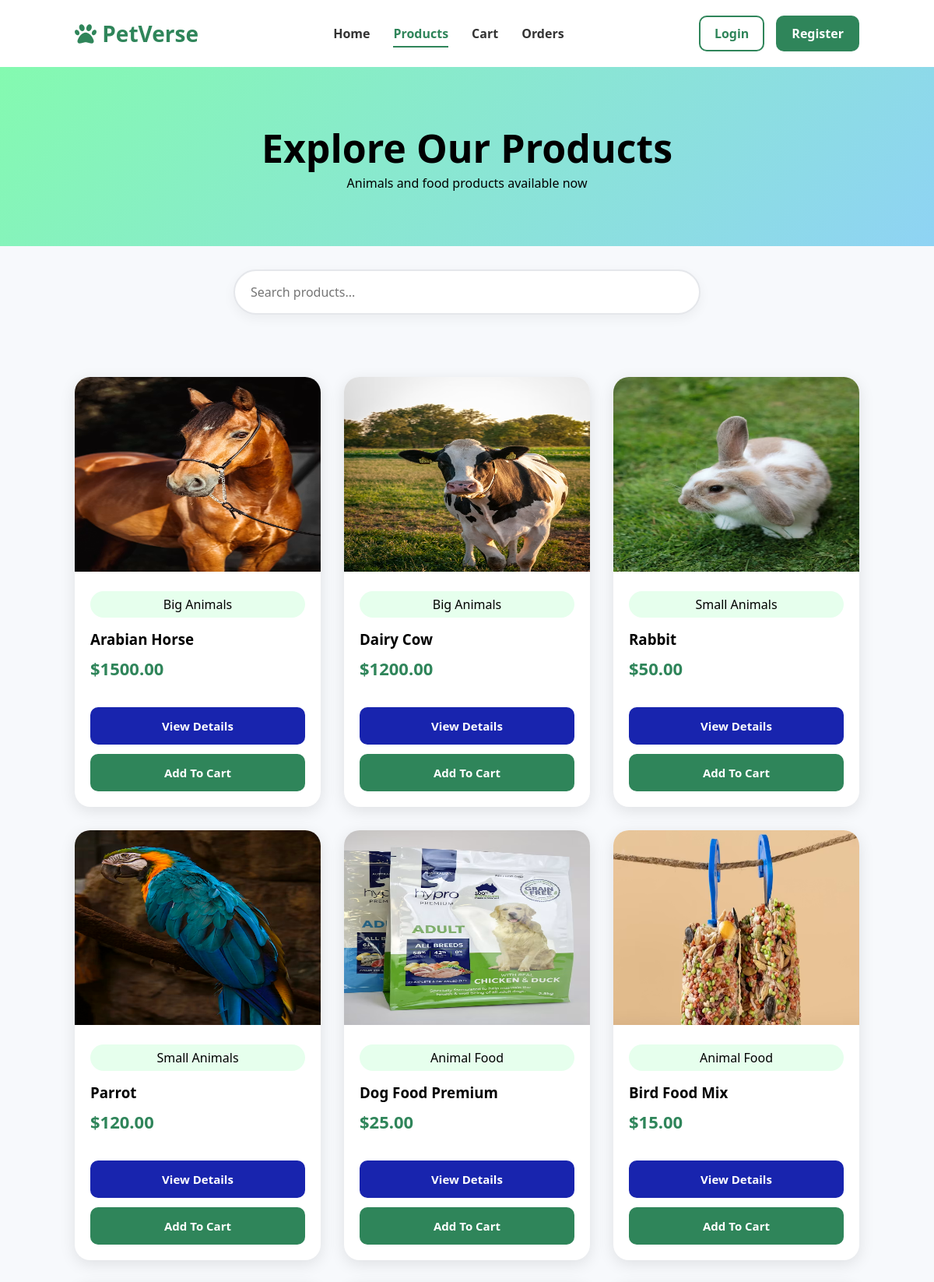
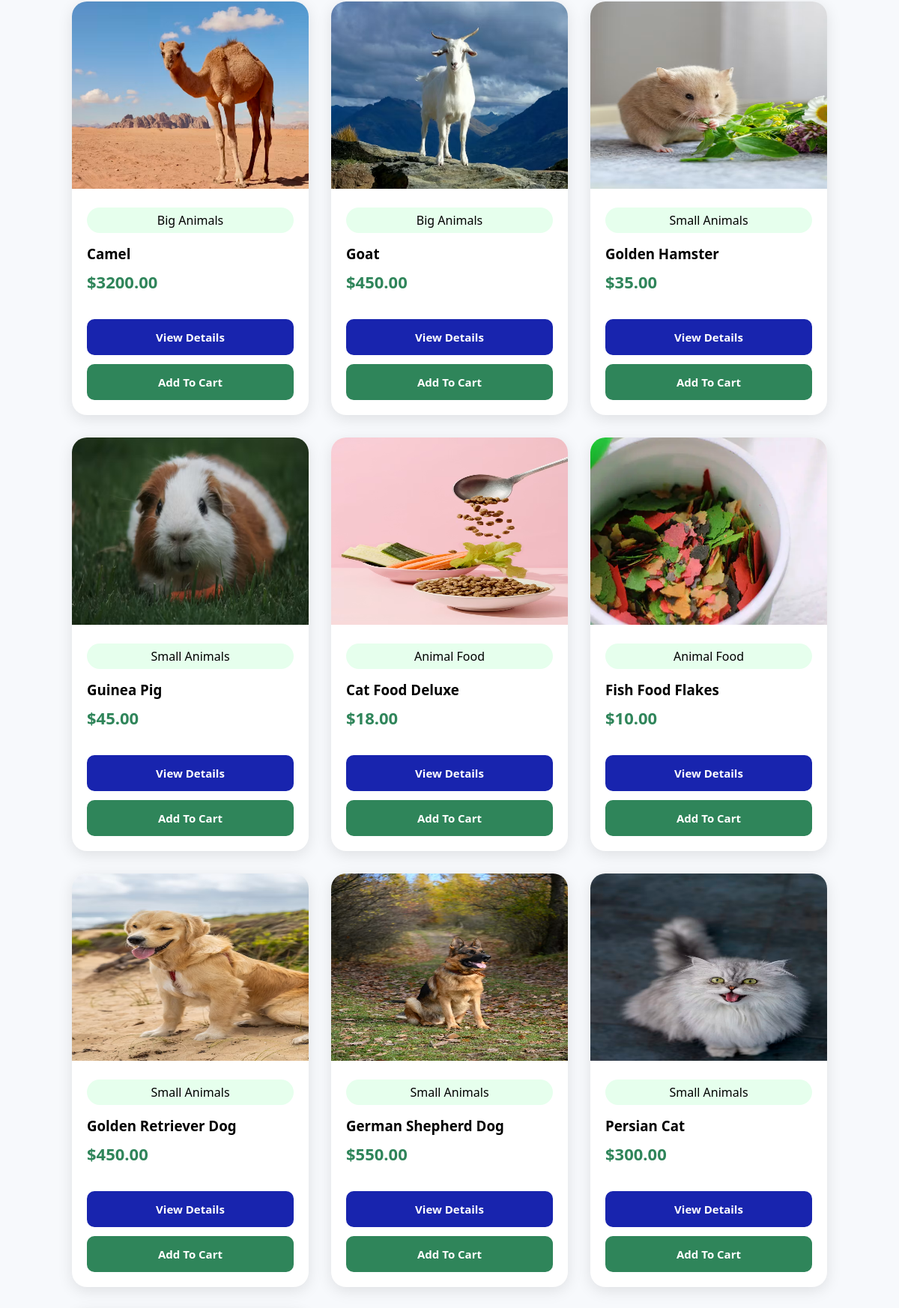
/products.php (upper part), run on the app's committed database (2 pictures, top to bottom).
### tables this page shows
CREATE TABLE `products` (
  `id` int(11) NOT NULL,
  `name` varchar(255) NOT NULL,
  `category` varchar(100) NOT NULL,
  `price` decimal(10,2) NOT NULL,
  `image` varchar(255) NOT NULL,
  `description` text DEFAULT NULL,
  `stock` int(11) DEFAULT 0,
  `created_at` timestamp NOT NULL DEFAULT current_timestamp()
);

### products.php (the view, shortened to what this page needs)
<?php
    include 'includes/db.php';
    $query = "SELECT * FROM products";
    $result = mysqli_query($conn,$query);
?>
<!DOCTYPE html>
<html>
<head>
    <link rel="stylesheet" href="assets/css/style.css">
    <link href="https://cdnjs.cloudflare.com/ajax/libs/font-awesome/6.5.1/css/all.min.css" rel="stylesheet">
</head>
<body>
<header>
    <nav class="navbar">
        <div class="logo">
            <i class="fa-solid fa-paw"></i>
            PetVerse
        </div>
        <ul class="nav-links">
            <li><a href="index.php">Home</a></li>
            <li><a href="products.php" class="<?php if(basename($_SERVER['PHP_SELF'])=='products.php') echo 'active'; ?>">Products</a></li>
            <li><a href="cart.php">Cart</a></li>
            <li><a href="my-orders.php">Orders</a></li>
        </ul>
        <?php if(isset($_SESSION['user_id'])){ ?>
        <div class="user-menu">
            <div class="user-profile">
                <div class="user-avatar">
                    <?php echo strtoupper(substr($_SESSION['user_name'],0,1)); ?>
                </div>
                <span class="user-name">
                    <?php echo $_SESSION['user_name']; ?>
                </span>
            </div>
            <a href="logout.php" class="logout-btn">
                Logout
            </a>
        </div>
        <?php } else { ?>
        <div class="guest-menu">
            <a href="login.php" class="login-btn">
                Login
            </a>
            <a href="register.php" class="register-btn">
                Register
            </a>
        </div>
        <?php } ?>
    </nav>
</header>
<section class="page-title">
    <h1>Explore Our Products</h1>
    <p>
    Animals and food products available now
    </p>
</section>
<section class="search-section">
    <input
    type="text"
    id="searchInput"
    placeholder="Search products...">
</section>
<section class="products-container">
    <?php while($product = mysqli_fetch_assoc($result)){ ?>
    <div class="product-card"
     data-name="<?php echo strtolower($product['name']); ?>"
     data-category="<?php echo strtolower($product['category']); ?>">
        <img
        src="assets/images/<?php echo $product['image']; ?>"
        alt="">
        <div class="product-info">
            <span class="category">
                <?php echo $product['category']; ?>
            </span>
            <h3>
                <?php echo $product['name']; ?>
            </h3>
            <p>
                $<?php echo $product['price']; ?>
            </p>
            <div class="product-buttons">
                <a href="product-details.php?id=<?php echo $product['id']; ?>" class="btn details-btn">
                    View Details
                </a>
                <form class="addToCartForm">
                    <button type="submit" class="btn cart-btn">
                        Add To Cart
                    </button>
                </form>
            </div>
        </div>
    </div>
    <?php } ?>
</section>
</body>
</html>

### assets/css/style.css (style rules this page uses)
* { margin:0; padding:0; box-sizing:border-box; font-family:'Segoe UI',sans-serif; }
html, body { height:100%; }
body { min-height:100vh; display:flex; flex-direction:column; background:#f7f9fc; }
img { max-width:100%; height:auto; }
.navbar { display:flex; justify-content:space-between; align-items:center; padding:20px 8%; background:#ffffff; box-shadow:0 2px 10px rgba(0,0,0,.1); }
.logo { font-size:28px; font-weight:bold; color:#2f855a; }
.nav-links { display:flex; list-style:none; gap:30px; }
.nav-links a { text-decoration:none; color:#333; font-weight:600; }
.nav-links a.active { color:#2f855a; border-bottom:2px solid #2f855a; padding-bottom:5px; }
.guest-menu { display:flex; align-items:center; gap:15px; }
.login-btn { text-decoration:none; color:#2f855a; font-weight:600; padding:10px 18px; border:2px solid #2f855a; border-radius:10px; transition:.3s; }
.register-btn { text-decoration:none; background:#2f855a; color:white; font-weight:600; padding:12px 20px; border-radius:10px; transition:.3s; }
.btn { display:inline-block; background:#2f855a; color:white; padding:12px 20px; text-decoration:none; border-radius:10px; }
ul { display:flex; list-style:none; gap:25px; }
ul a { text-decoration:none; color:#333; font-weight:600; }
.page-title { text-align:center; padding:70px; background:linear-gradient( 135deg, #84fab0, #8fd3f4 ); }
.page-title h1 { font-size:50px; }
.search-section { padding:30px; text-align:center; }
#searchInput { width:600px; max-width:90%; padding:16px 20px; border-radius:50px; border:2px solid #e5e7eb; font-size:16px; outline:none; transition:.3s; box-shadow:0 5px 15px rgba(0,0,0,.05); }
.products-container { padding:50px 8%; display:grid; grid-template-columns: repeat(auto-fit,minmax(280px,1fr)); gap:30px; }
.product-card { background:white; border-radius:20px; overflow:hidden; box-shadow:0 5px 20px rgba(0,0,0,.1); transition:.3s; }
.product-card img { width:100%; height:250px; object-fit:inherit; }
.product-info { display:flex; flex-direction:column; flex-grow:1; padding:20px; }
.category { display:inline-block; background:#e6ffed; padding:6px 12px; border-radius:20px; margin-bottom:15px; text-align: center; }
.product-info h3 { margin-bottom:10px; }
.product-info p { font-size:22px; font-weight:bold; color:#2f855a; margin-bottom:20px; }
.product-buttons { display:flex; flex-direction:column; gap:12px; margin-top:15px; width:100%; }
.product-buttons form { width:100%; margin:0; }
.product-buttons .btn, .product-buttons button { display:flex; justify-content:center; align-items:center; width:100%; height:48px; border:none; border-radius:10px; font-size:15px; font-weight:600; cursor:pointer; text-decoration:none; transition:0.3s; box-sizing:border-box; }
.details-btn { background:#1824ae; color:white; }

### data on the page
products: image (picture), category "Big Animals", name "Arabian Horse", price "1500.00"
products: image (picture), category "Big Animals", name "Dairy Cow", price "1200.00"
products: image (picture), category "Small Animals", name "Rabbit", price "50.00"
products: image (picture), category "Small Animals", name "Parrot", price "120.00"
products: image (picture), category "Animal Food", name "Dog Food Premium", price "25.00"
products: image (picture), category "Animal Food", name "Bird Food Mix", price "15.00"
products: image (picture), category "Big Animals", name "Camel", price "3200.00"
products: image (picture), category "Big Animals", name "Goat", price "450.00"
products: image (picture), category "Small Animals", name "Golden Hamster", price "35.00"
products: image (picture), category "Small Animals", name "Guinea Pig", price "45.00"
products: image (picture), category "Animal Food", name "Cat Food Deluxe", price "18.00"
products: image (picture), category "Animal Food", name "Fish Food Flakes", price "10.00"
products: image (picture), category "Small Animals", name "Golden Retriever Dog", price "450.00"
products: image (picture), category "Small Animals", name "German Shepherd Dog", price "550.00"
products: image (picture), category "Small Animals", name "Persian Cat", price "300.00"
